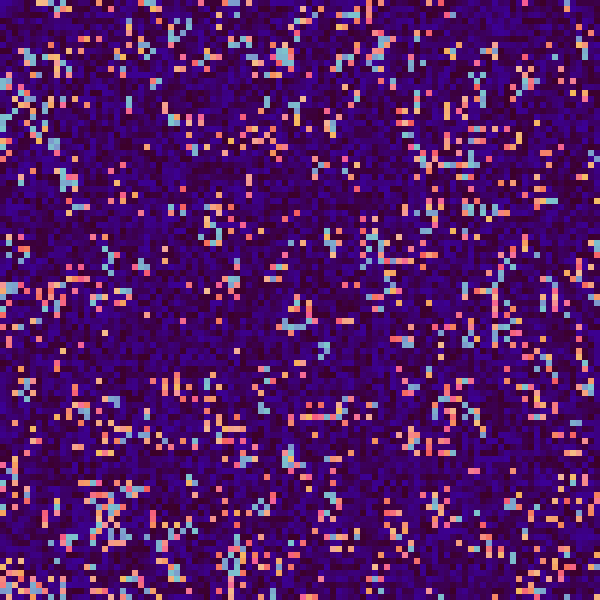
Frame 1 (no input)
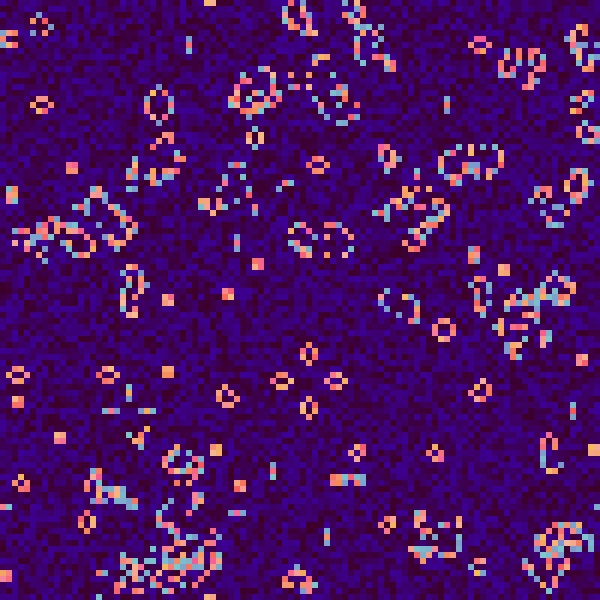
Frame 60 (the mouse pressed at the canvas centre just before this capture)
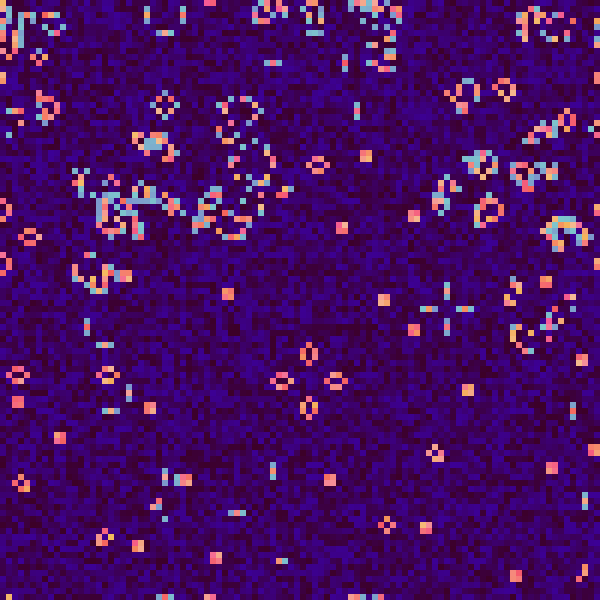
Frame 120 (the mouse held since frame 60 and released just before this capture)

The Processing sketch that drew these frames (run headless with seeded random() and noise(); from frame 60 on, the mouse is pressed at the canvas centre):

// Processing sketch: conwaytry4
// ── conwaytry4.pde
PImage c[] = new PImage[2]; // input image

int w, h; // width and height

int i, j; // counter variables

int center; // is the pixel alive or dead?
int sum; // how many neighbors are alive?

int which = 0; // which image are we working on

// 9 pixels for the neighborhood (p4 is center):
//  p0  p1  p2
//  p3 *p4* p5
//  p6  p7  p8
color p0, p1, p2, p3, p4, p5, p6, p7, p8; 

void setup()
{
  size(600, 600); // make the screen square
  noSmooth(); // turn off image and shape interpolation

  // create two blank images to work with for the game
  c[0] = createImage(100, 100, RGB);
  c[1] = createImage(100, 100, RGB);
  w = c[0].width; // width
  h = c[0].height; // height

    // fill our first image with random stuff:
  fillRandom();
}

void draw()
{
  c[which].loadPixels(); // load up the pixels array for input

  // step 1 - add pixels where mouse is
  if (mousePressed)
  {
    int mx = constrain(int(mouseX/8.0), 0, width-1);
    int my = constrain(int(mouseY/8.0), 0, height-1);
    c[which].pixels[my*w + mx] = color(50, 50, 255);
  }

  // step 2 - get the values for the "neighborhood" around each pixel
  for (i=0; i<h; i++) // these pixels are the rows
  {
    for (j=0; j<w; j++) // thise pixels are the columns
    {

      // top row
      p0 = c[which].pixels[((i-1+h)%h)*w + (j-1+w)%w]; // left pixel
      p1 = c[which].pixels[((i-1+h)%h)*w + j]; // center pixel
      p2 = c[which].pixels[((i-1+h)%h)*w + (j+1+w)%w]; // left pixel

      // center row
      p3 = c[which].pixels[i*w + (j-1+w)%w]; // left pixel
      p4 = c[which].pixels[i*w + j]; // center pixel
      p5 = c[which].pixels[i*w + (j+1+w)%w]; // left pixel

      // bottom row
      p6 = c[which].pixels[((i+1+h)%h)*w + (j-1+w)%w]; // left pixel
      p7 = c[which].pixels[((i+1+h)%h)*w + j]; // center pixel
      p8 = c[which].pixels[((i+1+h)%h)*w + (j+1+w)%w]; // left pixel

      // compute the sum: use the green channel for simplicity
      //to extract the green value out from the rgb
      sum = 0; // start blank
      sum+= int(green(p0)>28.) + int(green(p1)>28.) + int(green(p2)>28.); // top neighbors
      sum+= int(green(p3)>28.) + int(green(p5)>28.); // left and right neighbors
      sum+= int(green(p6)>28.) + int(green(p7)>28.) + int(green(p8)>28.); // bottom neighbors

      center = int(green(p4)>28.); // is the center pixel alive?

      //
      // RULES: PLAY WITH THESE
      //
      if (center==1 && (sum==3 || sum==2 || sum==2)) // alive... stay alive
      {
        c[1-which].pixels[i*w + j] = color(245, random(90,190), random(90,155));
      } else if (center==0 && sum==3) // dead... become alive
      {
        c[1-which].pixels[i*w + j] = color(125, random(150,200), 205); //green of alive>28 to show
      } else // die (or stay dead)
      {   
        c[1-which].pixels[i*w + j] = color(60, 0, random(40,150)); //the green of dead<28 to hide
      }
    }
  }

  c[1-which].updatePixels(); // restore the pixels array

  image(c[1-which], 0, 0, width, height); // draw to screen

  which = 1-which; // swap image buffer, swap c[0] and c[1]
}

void keyPressed()
{
  fillRandom(); // add random noise to image when you press any key
}

void fillRandom()
{
  // fill our current image with random stuff
  c[which].loadPixels();
  for (i=0; i<c[which].pixels.length; i++)
  {
    float rand = random(1000);
    if (rand>400) // 10% alive
    {
      c[which].pixels[i] = color(50, 50, 255);
    }
  }
  c[which].updatePixels();
}
